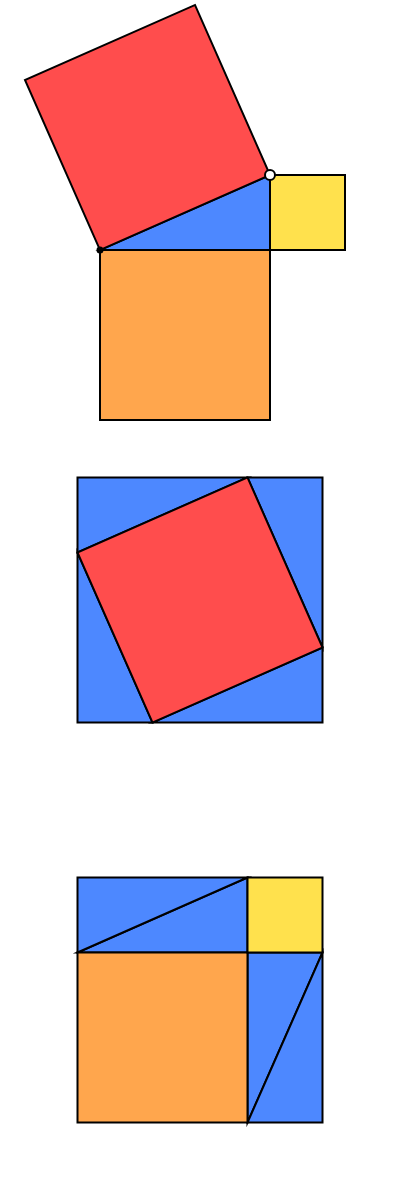
Frame 1 (no input)
Frame 60 (no input): identical to frame 1, image omitted
Frame 120 (the mouse pressed at the canvas centre since frame 60): identical to frame 1, image omitted

The p5.js sketch that drew this single still picture (run headless with seeded random() and noise() and a simulated clock; from frame 60 on, the mouse is pressed at the canvas centre):

// p5.js sketch
// ── sketch.js
var v,v1,v2,dv;
var pickup = 50;
var maxSide = 160;
var anchorPoint;

//Interactive proof of pythagoras theorem c^2  = a^2 + b^2
//The two squares at the bottom have the same area becuase they both have sides a+b.
//The one on the left is the c square plus four triangles.
//The one on the right is the a square plus the b square plus four triangles.
//Both squares have 4 equal trinagles and the same area, so whats left over must also be equal.

function setup() {
   
  createCanvas(400,1200); 
 
  background(255);
    colorMode(HSB,360,100,100);

  
  	v = createVector(100,250);
   // v2 = createVector(v.x+150,v.y-75)
    tx = 107;
    ty=0;
    strokeWeight(2.0);
    v2 = createVector(v.x+170,v.y-75);
  	anchorPoint = v2.copy();
} 

function draw() {
  	
   	background(0,0,100);
  	fill(220,10,100);
  
  	if(mouseIsPressed){
        if( dist(v2.x,v2.y ,mouseX,mouseY)< pickup && mouseX>v.x && mouseX<v.x + maxSide && mouseY < v.y && mouseY > v.y-maxSide){
            v2 = createVector(mouseX,mouseY);
            //anchorPoint = createVector(v.x+a,v.y-b);
            anchorPoint = createVector(mouseX,mouseY);
            pickedUp = true;
        }
        else if(pickedUp){
            var m = createVector(mouseX,mouseY);
            //average down anchorpoint
            anchorPoint = p5.Vector.add(v2,m).mult(0.5);

        }
  }
  else{
      //average down anchorpoint
      anchorPoint = p5.Vector.add(v2,anchorPoint).mult(0.5);
      pickedUp = false;
  }
  v1 = createVector(v2.x,v.y);
  dv = p5.Vector.sub(v,v2);
  
  var a = abs(dv.x);
  var b = abs(dv.y);
  //Pythagoras! c^2 = a^2 + b^2
  var c = dv.mag();
	
  var side = a+b;
  var ds = 0.5*(a+b);
	
 
  


  fill(220,70,100);
 //;
triangle(v.x,v.y,v1.x,v1.y,v2.x,v2.y);
  //squares a and b
  fill(30,70,100);
  rect(v.x,v.y,a,a);
  fill(50,70,100);
  rect(v.x+a,v.y-b,b,b);

  //rotate square c
  theta =  atan(b/a);
  push();
      translate(v.x,v.y);
      rotate(-theta);
      fill(0,70,100);
      rect(0,-c,c,c);
  pop();
 
  //draw an anchor on the triangle 
  fill(0,0,100);
  ellipse(anchorPoint.x,anchorPoint.y,10,10)
  
  
  //draw an anchor on the triangle 
  fill(0,0,00);
  ellipse(v.x,v.y,5,5);
  //4 triangles + square c
  push();
     
      //to line up the corner with the v 
      translate(b , 0);
  
      //to center 
      translate(-v.x + 0.5*width- 0.5*side, -v.y +0.5* width +  0.5*side);
  
      //to shift down the page
      translate(0,width);
  
      fill(220,70,100);
      triangle(v.x,v.y,v.x+a, v.y-b ,v.x+a,v.y);
      triangle(v.x,v.y,v.x-b, v.y ,v.x-b,v.y-a);
      triangle(v.x+a-b,v.y-a-b,v.x-b, v.y-a-b ,v.x-b,v.y-a);
      triangle(v.x+a-b,v.y-a-b,v.x+a, v.y-a-b ,v.x+a,v.y-b);

      push();
          translate(v.x,v.y);
          rotate(-theta);
          fill(0,70,100);
          rect(0,-c,c,c);
      pop();
  pop();	
  
  //4 triangles + square a + square b
  push();
    
  //to line up the corner with the v 
      translate(0 , -a);
  
      //to center 
      translate(-v.x + 0.5*width- 0.5*side, -v.y +0.5* width +  0.5*side);
  
  	//down the page
    translate(0,2*width);
    fill(220,70,100);
    triangle(v.x,v.y,v.x+a, v.y-b ,v.x+a,v.y);
    triangle(v.x,v.y,v.x+a, v.y-b ,v.x,v.y-b);
    triangle(v.x+a,v.y,v.x+a+b, v.y ,v.x+a,v.y+a);
    triangle(v.x+a,v.y+a,v.x+a+b, v.y+a ,v.x+a+b,v.y);

    fill(30,70,100);
    rect(v.x,v.y,a,a);
    fill(50,70,100);
    rect(v.x+a,v.y-b,b,b);
  pop();	
}
